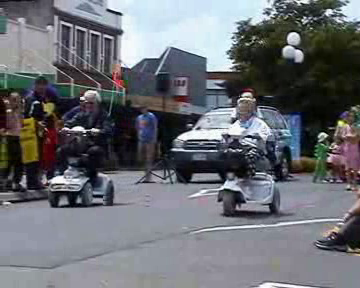
#> input picture frame 42 of lab3_anton/decoded.avi, 360 x 288 px, given in place of encoded.avi, which was not available
$ python decoder.py
#> lines starting #> are read from the running program, lines starting #| are printed output that depends on the picture; after the words box and inside, x2 and y2 are one past the last pixel; in counts of white or black regions, pixels touching at a corner belong together; pictures that were not available may be replaced by others from this repository, and a replacement may not be noted
import numpy as np
import cv2 as cv
import time

def apply_flow(img, p0, p1):
	tmp = img
	q0 = np.array(p0)
	q1 = np.array(p1)
	e = 2*(q1 - q0)
	# [4 lines of commented-out code are left out]
	for i in range(e.shape[0]):

		try:

			for q in range(int(q0[i,0,0]) - 5, int(q0[i,0,0]) +5):

				for p in range(int(q0[i,0,1]) - 5, int(q0[i,0,1]) +5):

					for k in range(3):

						tmp[q + int(e[i,0,0]), p + int(e[i,0,1]),k] = img[q, p,k]
		except: pass
	#except: print('##')
	return tmp

dts = []

fourcc = cv.VideoWriter_fourcc(*'XVID')
out = cv.VideoWriter('decoded.avi',fourcc, 20.0, (360,288))

cap = cv.VideoCapture('encoded.avi')
# params for ShiTomasi corner detection
feature_params = dict( maxCorners = 500,
											 qualityLevel = 0.2,
											 minDistance = 10,
											 blockSize = 20)
# Parameters for lucas kanade optical flow
lk_params = dict( winSize  = (15,15),
									maxLevel = 2,
									criteria = (cv.TERM_CRITERIA_EPS | cv.TERM_CRITERIA_COUNT, 10, 0.03))
# Create some random colors
color = np.random.randint(0,255,(100,3))
# Take first frame and find corners in it
ret, prev = cap.read()
#> prev is the input picture: shape (288, 360, 3); mean B, G, R 114.4, 108.9, 106.4
old_gray = cv.cvtColor(prev, cv.COLOR_BGR2GRAY)
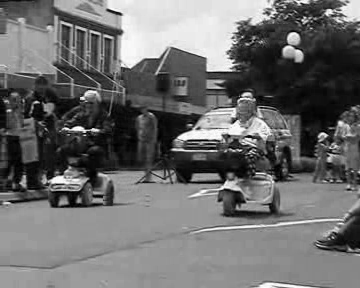
#> old_gray: shape (288, 360); min 0, max 255, mean 108.8
p0 = cv.goodFeaturesToTrack(old_gray, mask = None, **feature_params)
#> p0 = 110 rows, first 8: [292, 42], [277, 9], [327, 139], [82, 35], [97, 40], [113, 43], [71, 33], [334, 130]
# Create a mask image for drawing purposes
#mask = np.zeros_like(old_frame)
i = 0
while(1):
		ret,frame = cap.read()
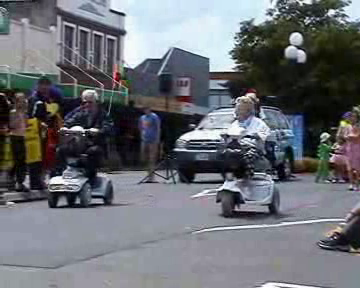
#> input picture frame 43 of lab3_anton/decoded.avi, 360 x 288 px, given in place of encoded.avi, which was not available
#> frame is the input picture: shape (288, 360, 3); mean B, G, R 114.6, 108.9, 106.2
		if ret == 0: break
		frame_gray = cv.cvtColor(frame, cv.COLOR_BGR2GRAY)
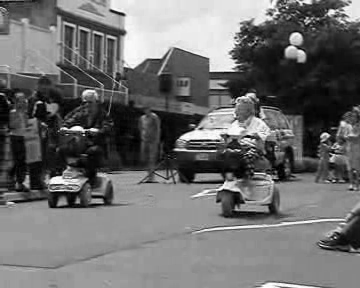
#> frame_gray: shape (288, 360); min 0, max 255, mean 108.8
		#try:
		# calculate optical flow
		p1, st, err = cv.calcOpticalFlowPyrLK(old_gray, frame_gray, p0, None, **lk_params)
#> p1 = 110 rows, first 8: [294.6, 42.2], [279.6, 9.48], [329.3, 139.1], [85.09, 35.53], [99.95, 40.54], [116, 43.54], [74.11, 33.64], [336.3, 130.1]; st = 110 values from 1 to 1; err = 110 values, max 38.25 at index 11, min 2.54 at index 72, mean 10.03
		# Select good points

		t1 = time.time()

		pred = apply_flow(prev, p0, p1)
#> in apply_flow, `q0 = np.array(p0)`: q0 has the same summary as p0 outside apply_flow
#> in apply_flow, `q1 = np.array(p1)`: q1 has the same summary as p1 outside apply_flow
#> in apply_flow, `e = 2*(q1 - q0)`: e = 110 rows, first 8: [5.15, 0.398], [5.23, 0.964], [4.62, 0.262], [6.18, 1.06], [5.89, 1.07], [5.98, 1.09], [6.23, 1.28], [4.58, 0.161]
#> after the loop in apply_flow, `for i in range(e.shape[0]):`:
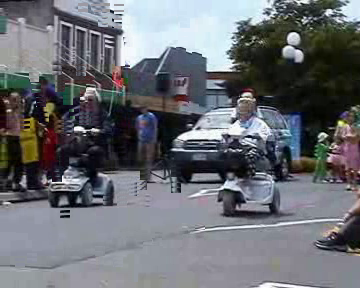
#> tmp: shape (288, 360, 3); 6.84% of pixels changed, all inside (x1, y1, x2, y2) = (13, 3, 208, 288)

		t2 = time.time()
		dt = t2 - t1
		dts.append(dt)


		prev =  frame

		out.write(pred)
		out.write(prev)
		cv.imwrite(f'decoded/decoded{i}.png', pred)

		#cv.imshow('frame',img)
		k = cv.waitKey(30) & 0xff
#> (key Esc is pressed here)
		if k == 27:
				break
		# Now update the previous frame and previous points
		old_gray = frame_gray.copy()
		p0 = p1
		'''
		except:
			out.write(frame)
			cv.imwrite(f'decoded/decoded{i}.png', frame)
			p0 = cv.goodFeaturesToTrack(frame_gray, mask = None, **feature_params)
			old_gray = frame_gray.copy()
			print('###')
			'''
		i += 1

f=open('times.txt','w')
for ele in dts:
		f.write(str(ele)+'\n')

f.close()

cap.release()
out.release()
cv.destroyAllWindows()

$ run again, starting later in the video
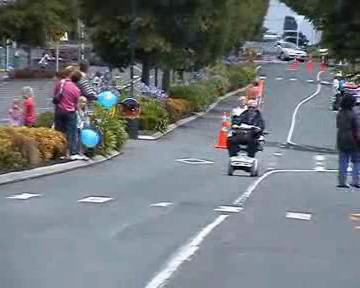
#> input picture frame 189 of lab3_anton/decoded.avi, 360 x 288 px, given in place of encoded.avi, which was not available
#> prev is the input picture: shape (288, 360, 3); mean B, G, R 123.2, 118.9, 114
#> `old_gray = cv.cvtColor(prev, cv.COLOR_BGR2GRAY)`:
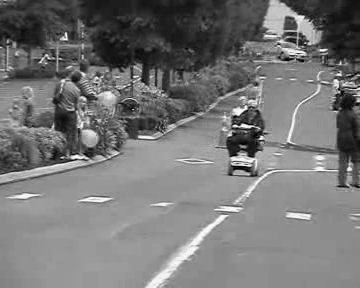
#> old_gray: shape (288, 360); min 0, max 255, mean 117.9
#> p0 = 87 rows, first 8: [240, 116], [50, 60], [134, 77], [292, 32], [86, 121], [342, 84], [305, 36], [232, 126]
#> p1 has the same summary as p0; st = 87 values from 1 to 1; err = 87 values, max 0.705 at index 24, min 0 at index 14, mean 0.125
#> q0 has the same summary as p0 outside apply_flow
#> q1 has the same summary as p0 outside apply_flow
#> e = 87 rows, first 8: [0.00299, 0.000275], [-0.00272, -0.00659], [-0.00299, -0.00194], [-0.0159, 0.00244], [-0.00169, -0.000748], [0.00928, 0.00299], [0.0179, -0.00655], [-0.00058, 0.000122]
